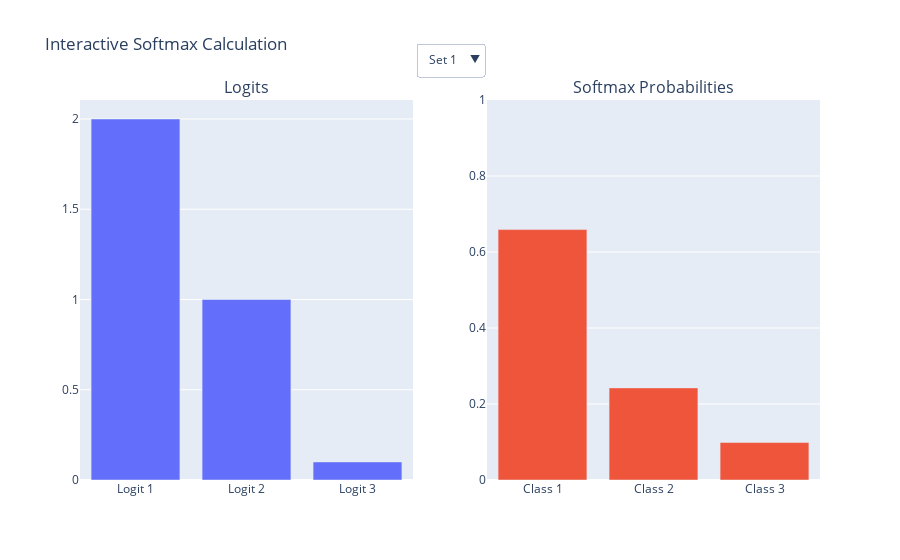

The code cell stored with this chart in its notebook:
### Markdown cell above
# Logits to Probabilities Demo

### Code cell
import numpy as np
import plotly.graph_objects as go
from plotly.subplots import make_subplots

# Function to calculate softmax
def softmax(logits):
    e_logits = np.exp(logits - np.max(logits))
    return e_logits / e_logits.sum()

# Predefined set of logits
logits_set = {
    "Set 1": [2.0, 1.0, 0.1],
    "Set 2": [1.0, 2.0, 3.0],
    "Set 3": [1.0, 1.0, 1.0],
    "Set 4": [3.0, 1.0, 0.5],
    "Set 5": [0.5, 0.2, 0.1]
}

# Create initial plot
initial_logits = logits_set["Set 1"]
initial_probs = softmax(initial_logits)

fig = make_subplots(rows=1, cols=2, subplot_titles=("Logits", "Softmax Probabilities"))

# Add initial logits bar chart
logits_bar = go.Bar(x=[f'Logit {i+1}' for i in range(len(initial_logits))],
                    y=initial_logits, name="Logits")
fig.add_trace(logits_bar, row=1, col=1)

# Add initial softmax probabilities bar chart
softmax_bar = go.Bar(x=[f'Class {i+1}' for i in range(len(initial_probs))],
                     y=initial_probs, name="Softmax Probabilities")
fig.add_trace(softmax_bar, row=1, col=2)

# Function to create update args for a given set of logits
def create_update_args(logits):
    return [
        {"y": [logits, softmax(logits)]}
    ]

# Update layout
fig.update_layout(
    title="Interactive Softmax Calculation",
    showlegend=False,
    yaxis2=dict(range=[0, 1]),  # Set y-axis limit for softmax plot
    updatemenus=[
        {
            "buttons": [
                {
                    "args": create_update_args(logits),
                    "label": f"Set {i+1}",
                    "method": "update"
                } for i, logits in enumerate(logits_set.values())
            ],
            "direction": "down",
            "showactive": True,
            "x": 0.5,
            "xanchor": "center",
            "y": 1.15,
            "yanchor": "top"
        }
    ]
)

fig.show()

### Figure 1 — Plotly figure (JSON) as saved in the notebook; plotly's stock layout.template omitted (floating-point values rounded to 4 significant figures)
{"data": [{"name": "Logits", "type": "bar", "x": ["Logit 1", "Logit 2", "Logit 3"], "xaxis": "x", "y": [2, 1, 0.1], "yaxis": "y"}, {"name": "Softmax Probabilities", "type": "bar", "x": ["Class 1", "Class 2", "Class 3"], "xaxis": "x2", "y": [0.659, 0.2424, 0.09857], "yaxis": "y2"}], "layout": {"annotations": [{"font": {"size": 16}, "showarrow": false, "text": "Logits", "x": 0.225, "xanchor": "center", "xref": "paper", "y": 1, "yanchor": "bottom", "yref": "paper"}, {"font": {"size": 16}, "showarrow": false, "text": "Softmax Probabilities", "x": 0.775, "xanchor": "center", "xref": "paper", "y": 1, "yanchor": "bottom", "yref": "paper"}], "showlegend": false, "title": {"text": "Interactive Softmax Calculation"}, "updatemenus": [{"buttons": [{"args": [{"y": [[2, 1, 0.1], [0.659, 0.2424, 0.09857]]}], "label": "Set 1", "method": "update"}, {"args": [{"y": [[1, 2, 3], [0.09003, 0.2447, 0.6652]]}], "label": "Set 2", "method": "update"}, {"args": [{"y": [[1, 1, 1], [0.3333, 0.3333, 0.3333]]}], "label": "Set 3", "method": "update"}, {"args": [{"y": [[3, 1, 0.5], [0.8214, 0.1112, 0.06743]]}], "label": "Set 4", "method": "update"}, {"args": [{"y": [[0.5, 0.2, 0.1], [0.4147, 0.3072, 0.278]]}], "label": "Set 5", "method": "update"}], "direction": "down", "showactive": true, "x": 0.5, "xanchor": "center", "y": 1.15, "yanchor": "top"}], "xaxis": {"anchor": "y", "domain": [0, 0.45]}, "xaxis2": {"anchor": "y2", "domain": [0.55, 1]}, "yaxis": {"anchor": "x", "domain": [0, 1]}, "yaxis2": {"anchor": "x2", "domain": [0, 1], "range": [0, 1]}}}
